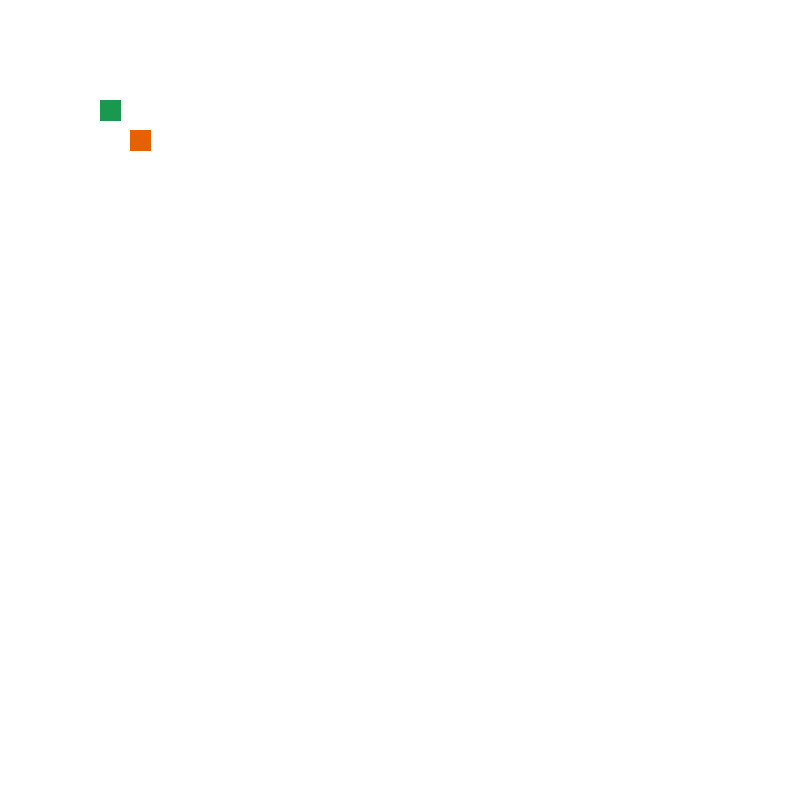

Source code (Python):

__all__ = [
  'Block Robot'
]

'''
This file contains classes related to robots.
- DiffDriveConfig 	|	Differential drive configuration.
- Robot 			|	base class of robots.
- DiffDriveRobot	|	Differential Drive Robot.
'''

__author__ = 'Yinan Zhang	Dartmouth College'
__revision__ = '$Revision$'

import sys, os, copy
sys.path.append('../math')

import pygame;
import math;

from geometry import *
from polygon import *
from hyper_geometry import *
from configuration import *
from robot import *

class BlockRobotConfig(Config):
	def __init__(self, x1, y1, x2, y2):
		Config.__init__( self, [x1, y1, x2, y2]);

class Block(Polygon):
	'''Block is a sub-class of polygon where all lines in a Block has normal direction parrelal either to x-axis or y-axis'''

	def __init__( self, pntlist ):
		Polygon.__init__(self, pntlist);
		self.x_lines = []	# lines with normal direction in x axis
		self.y_lines = []	# lines with normal direction in y axis
		for line in self.lines:
			mink = line.start - line.end;
			if mink.x == 0:
				self.x_lines.append(line);
			elif mink.y == 0:
				self.y_lines.append(line);

	def distance( self, other ):
		'''Distance to another block. returned as (x,y) tuple'''
		choices = []
		for line1 in self.x_lines:
			for line2 in other.x_lines:
				x_dist = line1.start.x - line2.start.x;
				y_dist = min([line1.start.y-line2.start.y, line1.start.y-line2.end.y, line1.end.y-line2.start.y, line1.end.y-line2.end.y]);
				if y_dist <= 0:
					y_dist = 0;
				choices.append( v2(x_dist, y_dist) );

		for line1 in self.y_lines:
			for line2 in other.y_lines:
				y_dist = line1.start.y - line2.start.y;
				x_dist = min([line1.start.x-line2.start.x, line1.start.x-line2.end.x, line1.end.x-line2.start.x, line1.end.x-line2.end.x]);
				if x_dist <= 0:
					x_dist = 0;
				choices.append( v2(x_dist, y_dist) );

		min_dist = 10000000;
		chosen = None;
		for choice in choices:
			print choice 
			if choice.r() <= min_dist:
				min_dist = choice.r();
				chosen = choice;

		return chosen;


class BlockRobot( Robot ):
	def __init__(self, unit_len=15):
		self.unit_size = unit_len;
		pntlist = [ v2(0,0), v2(4,0), v2(4,-3), v2(3,-3), v2(3,-1), v2(1,-1), v2(1,-7), v2(4,-7), v2(4,-8), v2(0,-8) ];

		for point in pntlist:
			point *= self.unit_size;

		block2pnts = copy.deepcopy( pntlist );

		#block2pnts = [ v2(0,0), v2(4,0), v2(4,-3), v2(3,-3), v2(3,-1), v2(1,-1), v2(1,-5), v2(4,-5), v2(4,-6), v2(0,-6) ];

		#for point in block2pnts:
		#	point *= self.unit_size;

		angle = math.pi;
		for point in block2pnts:
			point.x = point.x*math.cos(angle)-point.y*math.sin(angle);
			point.y = point.x*math.sin(angle)+point.y*math.cos(angle);

		block1 = Polygon( pntlist );
		block2 = Polygon( block2pnts );
		self.blocks = [block1, block2];
		self.config = BlockRobotConfig( 0,0, 0, 0)

	def set_config(self, config):
		if not isinstance(config, BlockRobotConfig):
			raise Exception('Wrong Configuration class. Has to be a BlockRobotConfig instance')
		self.config = config;
		vect1 = v2( self.config[0], self.config[1]);
		vect2 = v2( self.config[2], self.config[3]);
		self.blocks[0].translate(vect1);
		self.blocks[1].translate(vect2);

	def get_config(self):
		return self.config;

	def is_valid_config(self, config):
		oldconfig = copy.copy(self.config);
		self.set_config( config );
		intersects = self.blocks[0].intersects( self.blocks[1] );
		self.set_config( oldconfig );
		return not intersects;


	def render(self, surf, alpha):
		s = pygame.Surface( surf.get_size() )
		s.set_alpha(alpha)
		s.fill((255,255,255))
		
		self.blocks[0].render(s, ( 26, 152, 80, alpha ));
		self.blocks[1].render(s, ( 230, 97, 1, alpha ));

		surf.blit(s, (0,0));
		pygame.display.update();

if __name__ == '__main__':
	WIDTH = 800;
	HEIGHT = 800;

	pygame.init();
	DISPLAYSURF = pygame.display.set_mode((WIDTH, HEIGHT));
	DISPLAYSURF.fill((255,255,255));
	pygame.display.update();

	#robot = BlockRobot( );
	#startConfig = BlockRobotConfig(100,200, 700, 600);
	#goalConfig = BlockRobotConfig(400,400, 482.5, 332.5);

	#robot.set_config( startConfig );
	#robot.render(DISPLAYSURF, 100);
	#pygame.display.update();

	#robot.set_config( goalConfig );
	#robot.render(DISPLAYSURF, 250);
	#pygame.display.update();

	block1 = Block([v2(100,100,), v2(120,100), v2(120,120), v2(100,120)]);
	block2 = Block([v2(130,130,), v2(150,130), v2(150,150), v2(130,150)]);
	block1.render(DISPLAYSURF, (26, 152, 80));
	block2.render(DISPLAYSURF, (230, 97, 1));

	print block1.distance(block2);

	pygame.image.save(DISPLAYSURF, 'BlockRobot.PNG');
